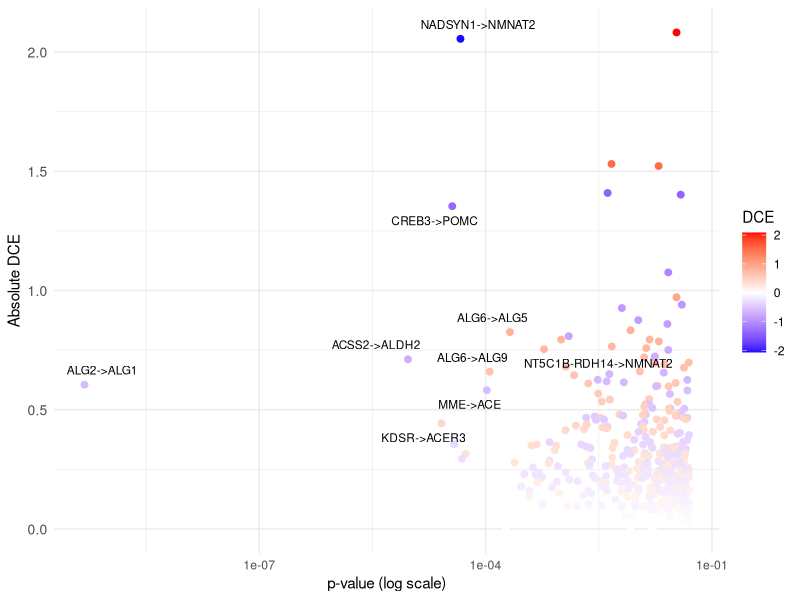
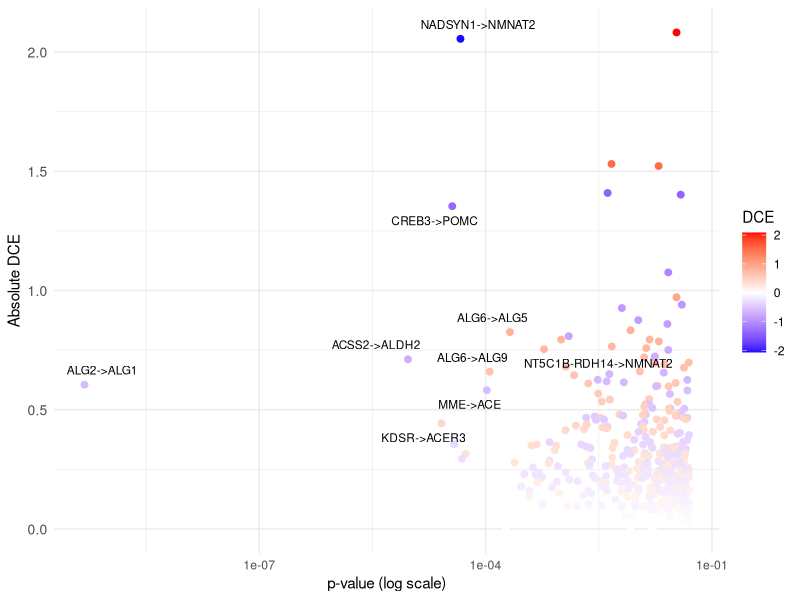

Reproduce these figures in R, in order.
library(dplyr)
library(ggplot2)
library(ggrepel)

setwd("/Users/sindypinero/Downloads/")

df <- read.csv("DCE_results_1.csv", header = TRUE, stringsAsFactors = FALSE)

df <- df %>%
  filter(predictor != "#N/A", outcome != "#N/A")

df_top <- df %>%
  mutate(
    abs_dce    = abs(DCE),
    path_label = paste(predictor, outcome, sep = "->")
  ) %>%
  arrange(desc(abs_dce))

dot_plot <- ggplot(df_top, aes(x = p_value, y = abs_dce)) +
  geom_point(aes(color = DCE), size = 2) +
  geom_text_repel(
    data = subset(df_top, adj_p_value < 0.05 & abs_dce > 0.41),
    aes(label = path_label),
    size = 3,
    max.overlaps = Inf,
    force = 5,
    box.padding = 0.4,
    point.padding = 0.3,
    segment.size = 0.3,
    segment.color = "grey50",
    seed = 42
  ) +
  scale_color_gradient2(low = "blue", mid = "white", high = "red",
                        midpoint = 0, name = "DCE") +
  scale_x_continuous(trans = "log10") +
  labs(x = "p-value (log scale)", y = "Absolute DCE") +
  theme_minimal(base_size = 11) +
  theme(axis.text.y = element_text(size = 10))

print(dot_plot)

ggsave(
  filename = "Gene_pairs_DCE_dotplot.png",
  plot     = dot_plot,
  device   = "png",
  width    = 10,
  height   = 8,
  dpi      = 300
)

message("Saved to: ", getwd())
